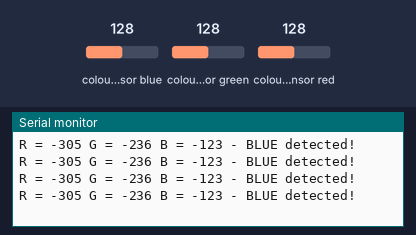
The sketch below on a simulated Arduino Uno, built with avr-gcc and run on an emulated ATmega328P. On the bench: the last lines printed to the serial monitor. Wiring (inferred from the names in the program): TCS3200 colour sensor: output A5; S2 A3; S3 A4; S0 pin 4; S1 pin 5. The test bench sets the inputs (shaded band); at power-on: colour sensor red 128, colour sensor blue 128, colour sensor green 128.

Above: at 1.2 s.
1.3 s: colour sensor red set to 5
At 1.73 s:
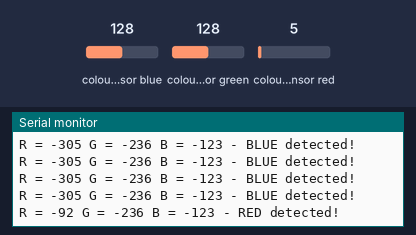
3.6 s: colour sensor blue set to 5
At 3.84 s:
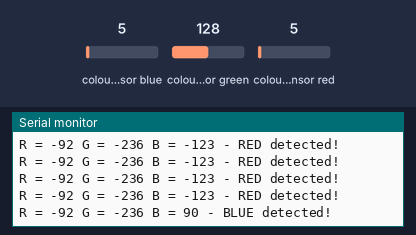
5.1 s: colour sensor green set to 5
At 12.52 s:
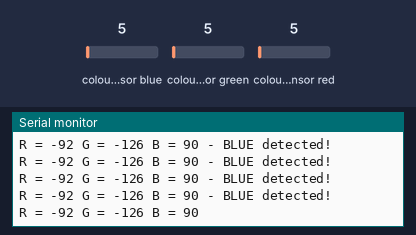

Measured:
- after the input at 1.3 s, the serial monitor: prints a new line after 0.23 s (image 1)
- after the input at 3.6 s, the serial monitor: prints a new line at once (image 2)
- after the input at 5.1 s, the serial monitor: prints a new line after 0.05 s (image 3)

The sketch:

initialTests_LightDetection.ino
```cpp
/*********
  Rui Santos
  Complete project details at http://randomnerdtutorials.com
*********/

// TCS230 or TCS3200 pins wiring to Arduino
#define S0 4
#define S1 5
#define S2 A3
#define S3 A4
#define sensorOut A5

// Stores frequency read by the photodiodes
int redFrequency = 0;
int greenFrequency = 0;
int blueFrequency = 0;

// Stores the red. green and blue colors
int redColor = 0;
int greenColor = 0;
int blueColor = 0;

void setup() {
  // Setting the outputs
  pinMode(S0, OUTPUT);
  pinMode(S1, OUTPUT);
  pinMode(S2, OUTPUT);
  pinMode(S3, OUTPUT);

  // Setting the sensorOut as an input
  pinMode(sensorOut, INPUT);

  // Setting frequency scaling to 20%
  digitalWrite(S0, HIGH);
  digitalWrite(S1, LOW);

  // Begins serial communication
  Serial.begin(9600);
}

void loop() {
  // Setting RED (R) filtered photodiodes to be read
  digitalWrite(S2, LOW);
  digitalWrite(S3, LOW);

  // Reading the output frequency
  redFrequency = pulseIn(sensorOut, LOW);
  // Remaping the value of the RED (R) frequency from 0 to 255
  redColor = map(redFrequency, 280, 481, 0, 255);

  // Printing the RED (R) value
  Serial.print("R = ");
  Serial.print(redColor);
  delay(100);

  // Setting GREEN (G) filtered photodiodes to be read
  digitalWrite(S2, HIGH);
  digitalWrite(S3, HIGH);

  // Reading the output frequency
  greenFrequency = pulseIn(sensorOut, LOW);
  // Remaping the value of the GREEN (G) frequency from 0 to 255
  greenColor = map(greenFrequency, 400, 789, 0, 255);

  // Printing the GREEN (G) value
  Serial.print(" G = ");
  Serial.print(greenColor);
  delay(100);

  // Setting BLUE (B) filtered photodiodes to be read
  digitalWrite(S2, LOW);
  digitalWrite(S3, HIGH);

  // Reading the output frequency
  blueFrequency = pulseIn(sensorOut, LOW);
  // Remaping the value of the BLUE (B) frequency from 0 to 255
  blueColor = map(blueFrequency, 136, 337, 0, 255);

  // Printing the BLUE (B) value
  Serial.print(" B = ");
  Serial.print(blueColor);
  delay(100);

  // Checks the current detected color and prints
  // a message in the serial monitor
  if (redColor > greenColor && redColor > blueColor) {
    Serial.println(" - RED detected!");
  }
  if (greenColor > redColor && greenColor > blueColor) {
    Serial.println(" - GREEN detected!");
  }
  if (blueColor > redColor && blueColor > greenColor) {
    Serial.println(" - BLUE detected!");
  }
}
```
